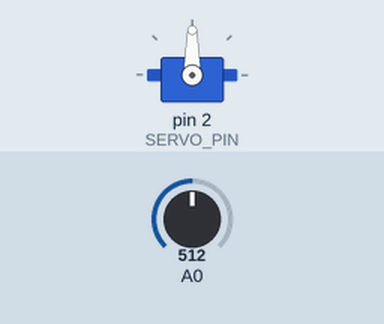
Bench run of a sketch on a simulated Arduino Uno, built with avr-gcc and run on an emulated ATmega328P. On the bench: servo. The inputs (shaded band) are chosen by the test bench; at power-on: A0 = 512.

Above: at 1.2 s.
1.3 s: A0 set to 716
At 2.0 s:
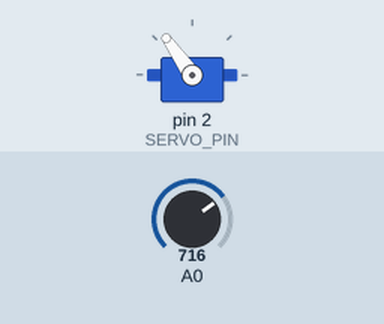
2.8 s: A0 set to 900
At 4.0 s:
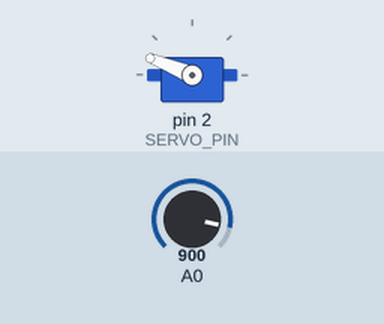
4.3 s: A0 set to 1023
At 5.3 s:
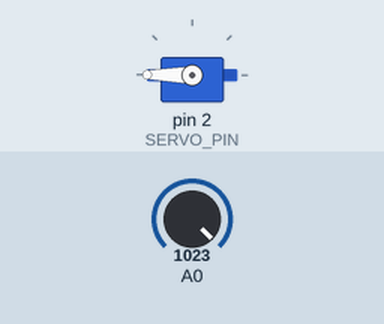
5.8 s: A0 set to 306
At 6.6 s:
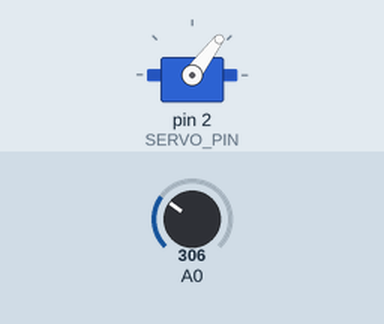
7.3 s: A0 set to 122
At 8.7 s:
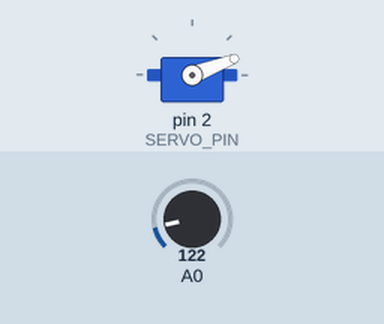
Timing chart, 0 to 9.8 s (numbered marks = the images above; inputs shaded):
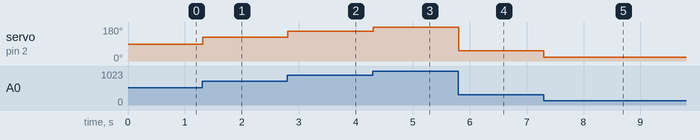

The sketch:

Joystick_Servo_control.ino
```cpp
#include<Servo.h>
#define SERVO_PIN 2
Servo myServo;
void setup()
{
 myServo.attach(SERVO_PIN);
}
void loop()
{
 int joystickValue = analogRead(A0);
 int output = map(joystickValue, 0, 1023, 0, 180);
 myServo.write(output);
 delay(10);
}
```

Measured:
- after the input at 1.3 s, servo on pin 2 (SERVO_PIN): 90° → 125° at once
- after the input at 2.8 s, servo on pin 2 (SERVO_PIN): 125° → 158° at once
- after the input at 4.3 s, servo on pin 2 (SERVO_PIN): 158° → 180° at once
- after the input at 5.8 s, servo on pin 2 (SERVO_PIN): 180° → 53° at once
- after the input at 7.3 s, servo on pin 2 (SERVO_PIN): 53° → 21° at once
